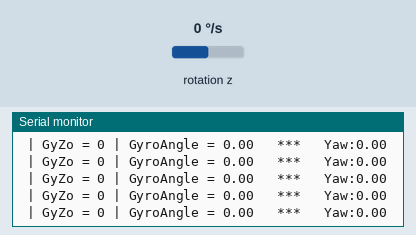
Bench run of a sketch on a simulated Arduino Uno, built with avr-gcc and run on an emulated ATmega328P. Parts: the last lines printed to the serial monitor. Wiring (inferred from the names in the program): MPU-6050 motion sensor at I2C address 0x68. The test bench sets the inputs (shaded band); at power-on: rotation z 0 °/s.

Above: at 3.2 s.
3.3 s: rotation z set to -192 °/s
At 3.5 s:
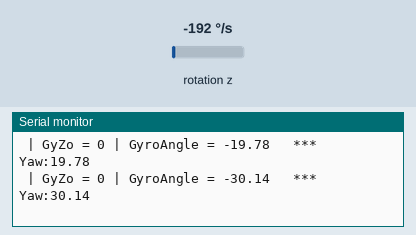
6.3 s: rotation z set to -100 °/s
At 6.35 s:
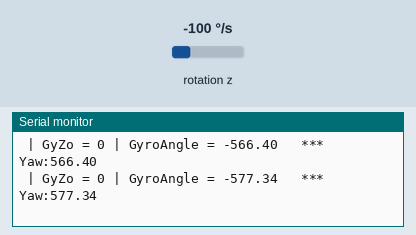
9.3 s: rotation z set to 0 °/s
At 9.33 s:
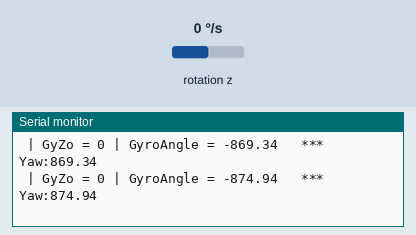
12.3 s: rotation z set to -192 °/s
At 19.26 s:
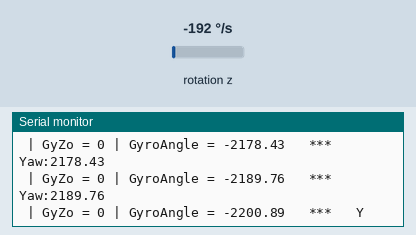
Timing chart, 0 to 19.3 s (numbered marks = the images above; inputs shaded):
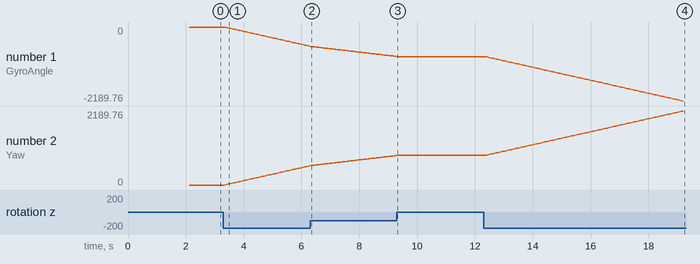

The sketch:

gyro_test2.ino
```cpp
 /*the closed-loop feedback control can be achieved with MPU6050
-----------  A5 - SCL ;  A4 - SDA; interupt 2;
*/

#include <Wire.h>
#include <I2Cdev.h>
#define MPU6050_ADDR 0x68 // Alternatively set AD0 to HIGH  --> Address = 0x69


  //***** MPU6050 **********
  //A5 - SCL ;  A4 - SDA; interupt 2;
  #define MPU6050_RA_GYRO_ZOUT_H      0x47
  //uint8_t buffer[14];
  float gyroZ; // Raw register values  gyroscope

  unsigned long lastTime = 0;
  float dt;      //Differential time
  long gyroZ0 = 0;  //Gyro offset = mean value
  float yaw;
  float yawOld = 0;
  float gyroAngleZ = 0; //Angle variable


//before execute loop() function,
void setup() {
  Serial.begin(9600);

  Wire.begin();
  Wire.beginTransmission(MPU6050_ADDR);
  Wire.write(0x6B); // PWR_MGMT_1 register
  Wire.write(0); // wake up!
  Wire.endTransmission(true);

  delay(2000);
  Serial.print("   ***   straight_line_4 ****");

  // Call this function if you need to get the IMU error values for your module
  calibration();


}
void loop() {
    calcYaw();
    Serial.print("   ***   Yaw:");
    Serial.println(yaw);
}

  //************


int16_t getRotationZ() {
  uint8_t buffer[14];
  I2Cdev::readBytes(MPU6050_ADDR, MPU6050_RA_GYRO_ZOUT_H, 2, buffer);
  return (((int16_t)buffer[0]) << 8) | buffer[1];
}
  //routine from MPU6050.cpp


void calibration()
{
  //Here we do 100 readings for gyro sensitiv Z-axis output -gyroZ, we sum them and divide them by 100.
  // gyrZ0 mean value of gyroZ raw register values in 100 ms

  unsigned short times = 100; //Sampling times
  for (int i = 0; i < times; i++)
  {
    gyroZ = getRotationZ();     // gyroZ - Raw register values gyroscope Z axis
    gyroZ0 += gyroZ; //sum all measured values gyroZ
  }
  gyroZ0 /= times;
}

void calcYaw()
{
  unsigned long currentTime = millis();   //current time(ms)
  //get the current timestamp in Milliseconds since epoch time which is
  dt = (currentTime - lastTime) / 1000.0; //Differential time(s)
  lastTime = currentTime;                 //Last sampling time(ms)

  gyroZ = getRotationZ();

  float angularZ = (gyroZ - gyroZ0) / 131.0 * dt; //angular z: =t
  if (fabs(angularZ) < 0.05) //
  {
    angularZ = 0.00;
  }
  gyroAngleZ += angularZ; //returns the absolute value of the z-axis rotazion integral
  yaw = - gyroAngleZ;

  Serial.print(" | GyZo = "); Serial.print(gyroZ0);
  Serial.print(" | GyroAngle = "); Serial.print (gyroAngleZ);
}

   //++++++++++++++++++++++++


 
```

Measured:
- after the input at 3.3 s, the serial monitor: prints a new line after 0.08 s (image 1)
- after the input at 12.3 s, the serial monitor: prints a new line after 0.11 s (image 4)
- plotted number 1: 0 → -566.4 after the input at 3.3 s, -874.94 → -2189.76 after the input at 12.3 s
- plotted number 2: 0 → 566.4 after the input at 3.3 s, 874.94 → 2189.76 after the input at 12.3 s
